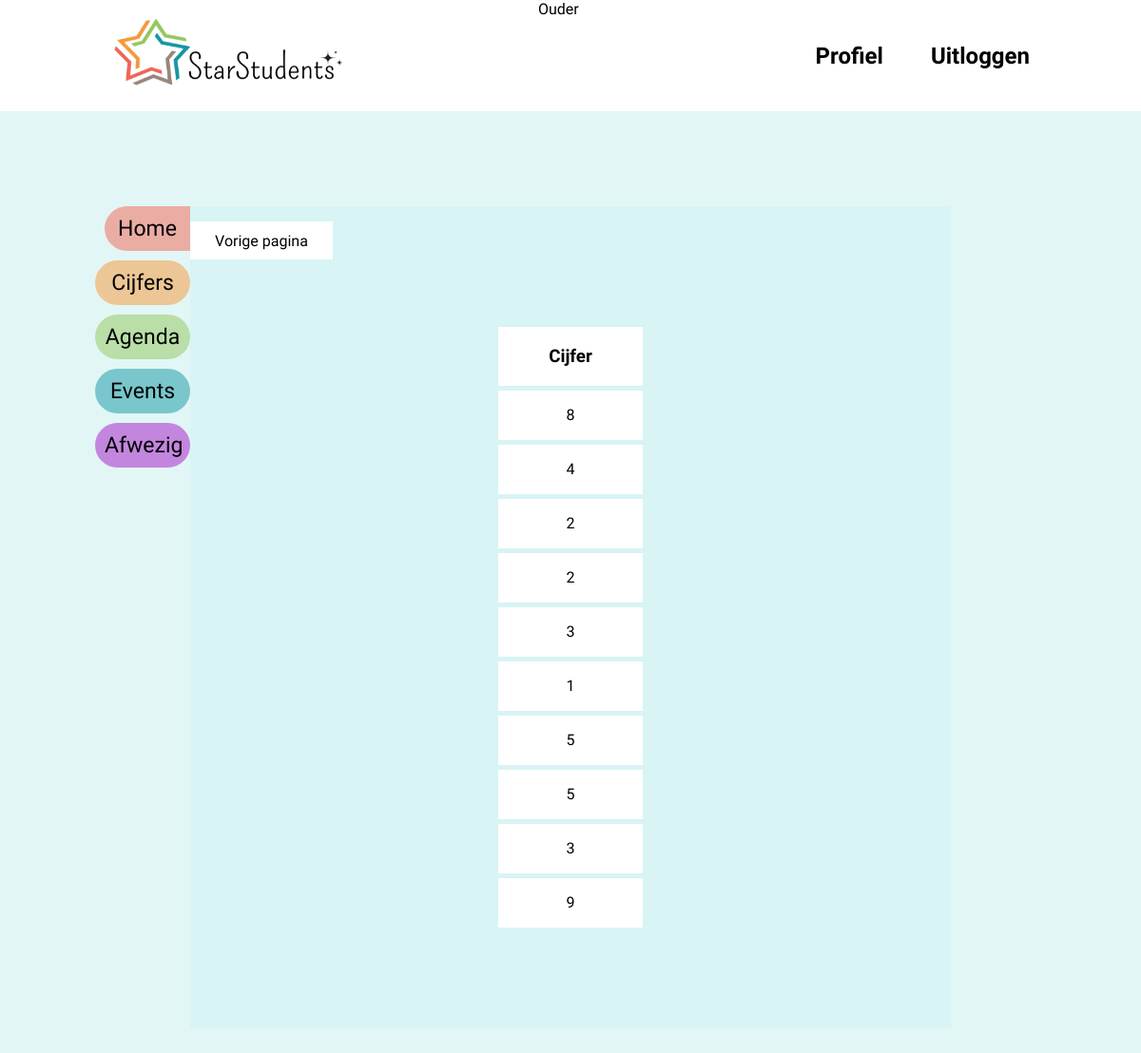
The app's page /morgister/gradeListParents.php?scholar_id=1&subject_id=1 (signed in) with its own data.
### tables this page shows
CREATE TABLE `Grades` (
  `grade_id` int(11) NOT NULL,
  `grade` int(11) NOT NULL,
  `subject_id` int(11) NOT NULL,
  `scholar_id` int(11) NOT NULL
);

### morgister/gradeListParents.php (the view, shortened to what this page needs)
<?php include_once('header.php');
 if(isset($_GET['scholar_id'])&&($_GET['subject_id'])){
    $l_scholar = $_GET['scholar_id'];
    $l_subject = $_GET['subject_id'];
?>
<div id="mainGrades">
    <div id="gradesTitle">
        <?php echo "<a href='subjectListParents.php?scholar_id=" . $l_scholar . "'><p id='leerlingButton'>Vorige pagina</p></a>" ?>
    </div>
    <div id="gradesContent">
        <table>
            <tr>
                <td class="semesterTable"><h3>Cijfer</h3></td>
            </tr>
            <?php
            try {
                require_once('DBconnection.php');
                $l_statement = $g_dbHandler->prepare("SELECT * FROM `Grades` WHERE scholar_id = :scholarId AND subject_id = :subjectId");
                $l_statement->bindParam(':scholarId', $l_scholar, PDO::PARAM_STR);
                $l_statement->bindParam(':subjectId', $l_subject, PDO::PARAM_STR);
                $l_statement->execute();
            } catch(Exception $l_exception) {
                echo $l_exception;
            }
            if($l_statement->rowCount() > 0):
                $l_rows = $l_statement->fetchAll();
                foreach($l_rows as $l_row):
            ?>
            <tr>
                <td class="semesterTable"><?php echo $l_row['grade']; ?></td>
            </tr>
            <?php
            endforeach;
            endif;
            }
            ?>
    </div>
</div>
<?php require('footer.php'); ?>

### morgister/style/style.css (style rules this page uses)
body { margin:0; padding:0; font-family: 'Cambo'; }
#mainGrades { background: #D8F4F5; margin-top: 100px; margin-bottom: 100px; grid-column: 2/6; padding-bottom: 100px; }
#gradesTitle a { text-decoration: none; color: black; }
#gradesContent { display: flex; justify-content: center; }
#gradesTitle { margin: 0px; display: flex; justify-content: space-between; }
#leerlingButton { display: flex; background-color: white; justify-content: center; width: 150px; height: 40px; align-items: center; }
#gradesContent > table { border-spacing: 0 5px; margin-top: 50px; }
.semesterTable { text-align: center; width: 150px; height: 50px; background-color: white; }

### records on screen
grades: grade "8"
grades: grade "4"
grades: grade "2"
grades: grade "2"
grades: grade "3"
grades: grade "1"
grades: grade "5"
grades: grade "5"
grades: grade "3"
grades: grade "9"
